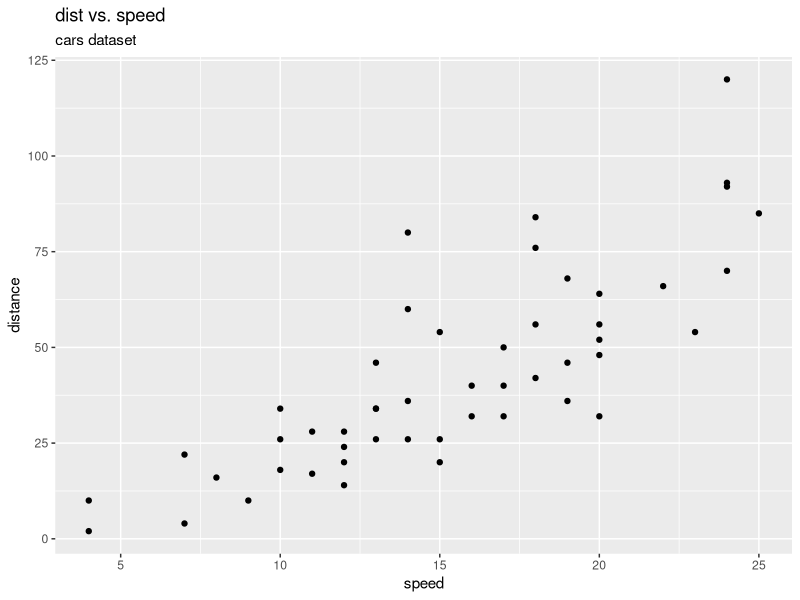

Here is the R script that generated this plot:
library(ggplot2)
ggplot(cars, aes(speed, dist)) + geom_point() +
  ggtitle("dist vs. speed",
          subtitle = "cars dataset") +
  ylab("distance")
